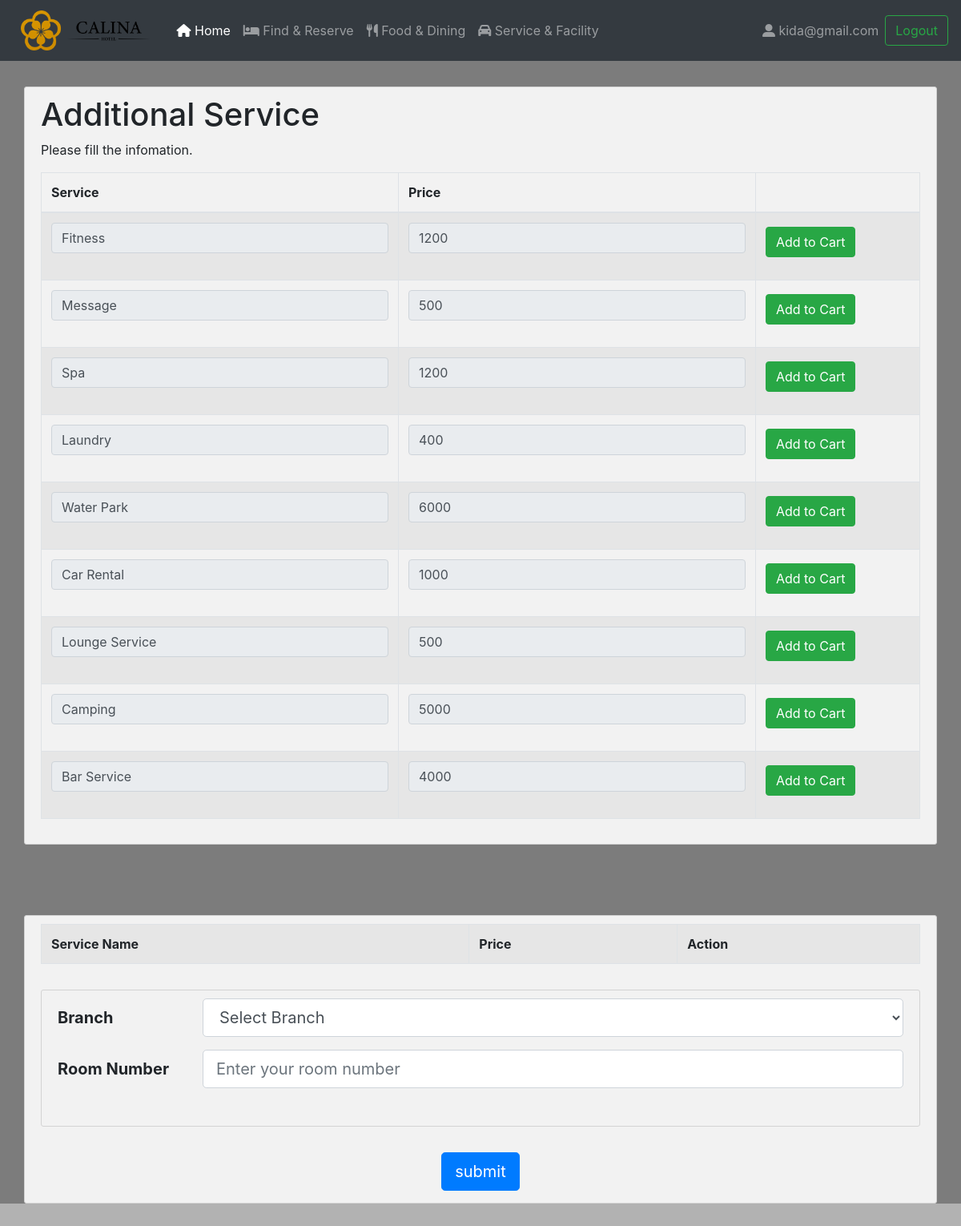
Screenshot of /service.php (signed in) with the database file from the repository.
### tables this page shows
CREATE TABLE `AdditionalService` (
  `serviceID` varchar(6) NOT NULL,
  `serviceName` varchar(50) NOT NULL,
  `staffID` varchar(5) NOT NULL,
  `price` float NOT NULL
);

### service.php (the view, shortened to what this page needs)
<?php
require_once "config.php";
?>
<!Doctype html>
<html>
<head>
    <link rel="stylesheet" href="https://cdnjs.cloudflare.com/ajax/libs/font-awesome/4.7.0/css/font-awesome.min.css">
    <link rel="stylesheet" href="https://stackpath.bootstrapcdn.com/bootstrap/4.4.1/css/bootstrap.min.css">
    <link rel="stylesheet" href="//code.jquery.com/ui/1.12.1/themes/base/jquery-ui.css">
    <link rel="stylesheet" type="text/css" href="food.css">
    <?php
    $query = "SELECT * FROM AdditionalService";
    $result = mysqli_query($conn, $query);
    ?>
</head>
<body>
    <nav class="navbar navbar-expand-sm bg-dark navbar-dark">
        <a href="index.php" class="navbar-brand"><img src="Logo/Calina_Logo-tiny.png" alt="logo"></a>
        <div class="collapse navbar-collapse" id="navbarCollapse">
            <div class="navbar-nav">
                <a href="index.php" class="nav-item nav-link active"><i class="fa fa-home"></i> Home</a>
                <a href="roomSelectPage.php" class="nav-item nav-link"><i class="fa fa-bed"></i> Find & Reserve</a>
                <a href="food.php" class="nav-item nav-link"><i class="fa fa-cutlery"></i> Food & Dining</a>
                <a href="service&facility.php" class="nav-item nav-link" tabindex="-1"><i class="fa fa-car"></i> Service & Facility</a>
            </div>
            <div class="navbar-nav ml-auto">
                <?php if (isset($_SESSION['email']) != NULL) : ?>
                    <a class="nav-item nav-link"> <i class="fas fa-user-alt"> </i> <?php echo $_SESSION['email']; ?> </a>
                    <form class="form-inline" action="logout.php" method="POST">
                        <button class="btn btn-outline-success my-2 my-sm-0" type="submit" name="logout">Logout</button>
                    </form>
                <?php endif ?>
            </div>
        </div>
    </nav>
    <div class="container">
        <h1>Additional Service</h1>
        <p>Please fill the infomation.</p>
        <table id="myTable" class="table table-bordered table-striped">
            <thead>
                <tr>
                    <th>Service</th>
                    <th>Price</th>
                    <th></th>
                </tr>
            </thead>
            <?php if (mysqli_num_rows($result) > 0) : ?>
                <?php while ($row = mysqli_fetch_array($result)) : ?>
                    <form method="post" action="service.php?action=add&id=<?php echo $row["serviceID"]; ?>">
                        <tr>
                            <td>
                                <div class="form-group">
                                    <?php echo '<input type=text id="serviceName" name="serviceName" class="form-control" readonly value="' . $row['serviceName'] . '">' ?>
                                </div>
                            </td>
                            <td>
                                <div class="form-group">
                                    <?php echo '<input type=number id="unitPrice" name="price" class="form-control" readonly value="' . $row['price'] . '">' ?>
                                </div>
                            </td>
                            <td>
                                <div class="form-group">
                                    <input type="submit" name="add_to_cart" style="margin-top:5px;" class="btn btn-success" value="Add to Cart" />
                                </div>
                            </td>
                        </tr>
                    </form>
                <?php endwhile; ?>
            <?php endif; ?>
        </table>
    </div>
    <p><br /></p>
    <div class="container">
        <form method="POST" action="service_action.php" name="order">
            <table class="table table-bordered table-striped">
                <thread>
                    <th>Service Name</th>
                    <th>Price</th>
                    <th>Action</th>
                </thread>
            </table>
            <div class="container">
                <div class="form-group row">
                    <label for="Branch" class="col-sm-2 col-form-label col-form-label-lg"><b>Branch</b></label>
                    <div class="col-sm-10">
                        <select class="form-control form-control-lg" name="Branch" id="branch" required>
                            <option value="">Select Branch</option>
                        </select>
                    </div>
                </div>
                <div class="form-group row">
                    <label for="Branch" class="col-sm-2 col-form-label col-form-label-lg"><b>Room Number</b></label>
                    <div class="col-sm-10">
                        <p><input type="text" name="roomID" placeholder="Enter your room number" class="form-control form-control-lg mb-2" required></p>
                    </div>
                </div>
            </div>
            <input type="submit" name="sumbit" style="margin-top:5px; " align="center" class="btn btn-lg btn-primary mx-auto d-block" value="submit" />
        </form>
    </div>
</body>
</html>

### food.css (style rules this page uses)
body { min-height:100%; background:url(./picHotelRoom/pic4.jpg); background-size:cover; box-shadow:inset 0 0 0 2000px rgba(0, 0, 0, 0.3); }
html { min-height:100%; background:url(./picHotelRoom/pic4.jpg); background-size:cover; box-shadow:inset 0 0 0 2000px rgba(0, 0, 0, 0.3); }
.container { background-color: #f2f2f2; margin-top: 2em; margin-bottom: 2em; padding: 10px 20px 15px 20px; border: 1px solid rgb(211, 211, 211); border-radius: 3px; }
.navbar-brand img { height: 50px; padding-right: 10px; padding-left: 10px; }

### rows the page displays
additionalservice: serviceName "Fitness", price "1200"
additionalservice: serviceName "Message", price "500"
additionalservice: serviceName "Spa", price "1200"
additionalservice: serviceName "Laundry", price "400"
additionalservice: serviceName "Water Park", price "6000"
additionalservice: serviceName "Car Rental", price "1000"
additionalservice: serviceName "Lounge Service", price "500"
additionalservice: serviceName "Camping", price "5000"
additionalservice: serviceName "Bar Service", price "4000"

### other values shown
$_SESSION['email'] "kida@gmail.com"
